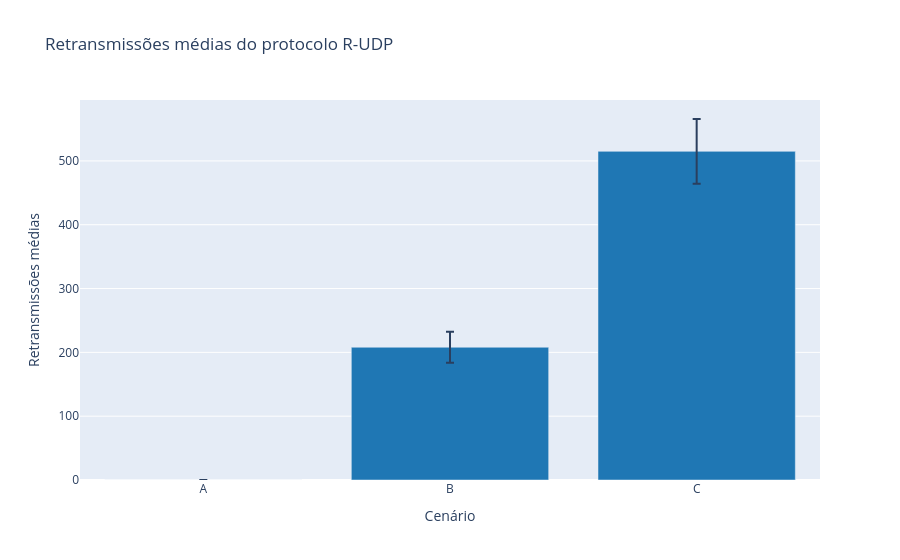

Notebook source saved alongside this figure:
### Code cell
fig = px.bar(
    summary_retrans,
    x="scenario",
    y="mean_retransmissions",
    error_y="std_retransmissions",
    title="Retransmissões médias do protocolo R-UDP",
    labels={
        "scenario": "Cenário",
        "mean_retransmissions": "Retransmissões médias"
    },
    color_discrete_sequence=cores
)

fig.write_image(
    "../results/figures/retransmissoes_rudp.png",
)

fig.show()

### Figure 1 — Plotly figure (JSON) as saved in the notebook; plotly's stock layout.template omitted (floating-point values rounded to 4 significant figures)
{"data": [{"error_y": {"array": [0.0, 24.3, 50.69]}, "hovertemplate": "Cenário=%{x}<br>Retransmissões médias=%{y}<extra></extra>", "legendgroup": "", "marker": {"color": "#1F77B4", "pattern": {"shape": ""}}, "name": "", "orientation": "v", "showlegend": false, "textposition": "auto", "type": "bar", "x": ["A", "B", "C"], "xaxis": "x", "y": [0.0, 208.0, 515.0], "yaxis": "y"}], "layout": {"barmode": "relative", "legend": {"tracegroupgap": 0}, "title": {"text": "Retransmissões médias do protocolo R-UDP"}, "xaxis": {"anchor": "y", "domain": [0, 1], "title": {"text": "Cenário"}}, "yaxis": {"anchor": "x", "domain": [0, 1], "title": {"text": "Retransmissões médias"}}}}
